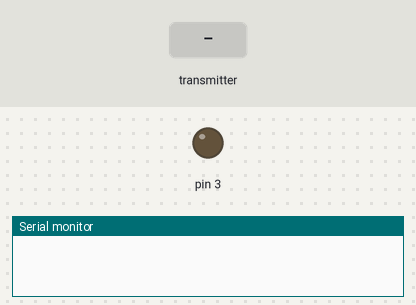
A sketch run on a simulated Arduino Uno, built with avr-gcc and run on an emulated ATmega328P. On the bench: output pins drawn as LEDs (lit = HIGH), the last lines printed to the serial monitor. Inputs (shaded band) come from the test bench. No radio packets arrive unless stated.

Above: at 1.3 s.
1.4 s: the transmitter starts sending PWM = 1023
At 2.0 s:
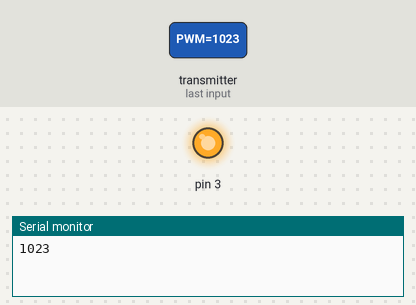
3.0 s: the transmitter starts sending PWM = 0
At 3.3 s:
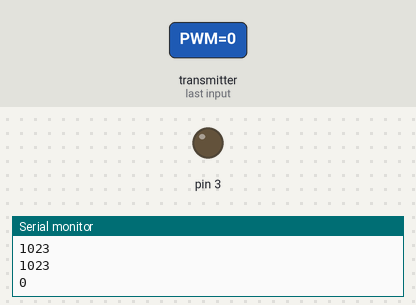
Timing chart, 0 to 6.0 s (numbered marks = the images above; inputs shaded):
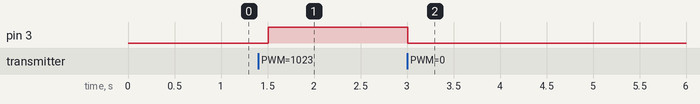

The sketch:

Receiver.ino
```cpp
#include <SPI.h>
#include <nRF24L01.h>
#include <RF24.h>

RF24 radio(7, 8); // CE, CSN

const byte address[6] = "00001";

void setup() {
  Serial.begin(9600);
  radio.begin();
  radio.openReadingPipe(0, address);
  radio.setPALevel(RF24_PA_MIN);
  radio.startListening();
}

void loop() {
  if ( radio.available()) {
    while (radio.available()) {
      int PWM = 0;
      radio.read(&PWM, sizeof(PWM));
      Serial.println(PWM);
      analogWrite(3, PWM);
    }
  }
  delay(500);
}
```

Measured:
- after the input at 1.4 s, pin 3: LOW → HIGH after 0.11 s
- after the input at 3.0 s, pin 3: HIGH → LOW at once
